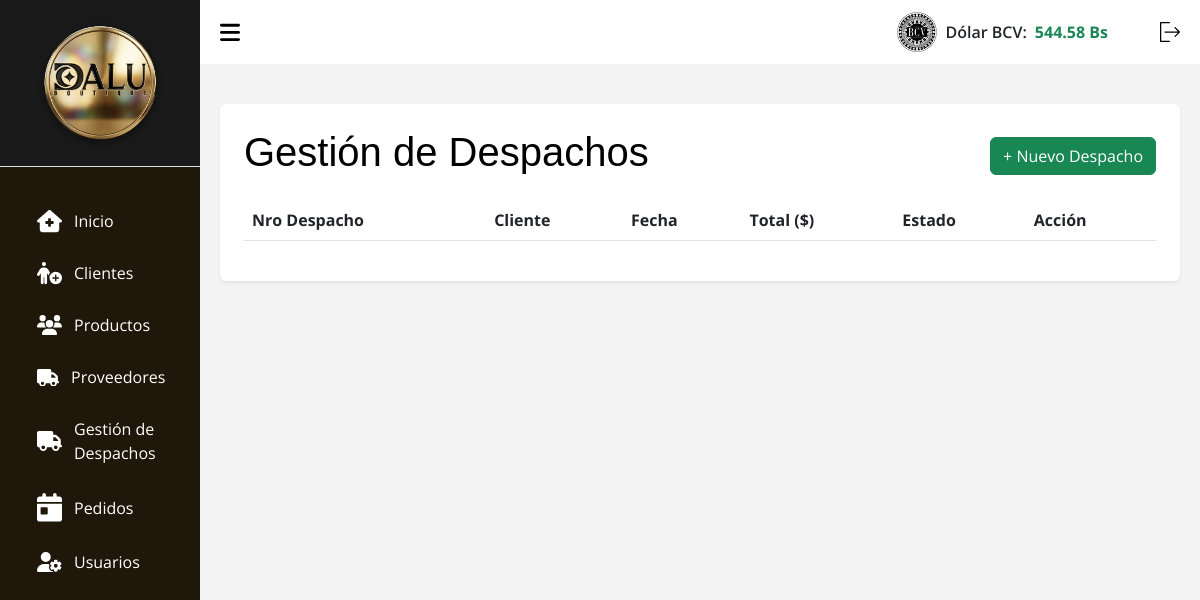
/index.php?c=Despacho (signed in), run on an earlier commit of the app's database.
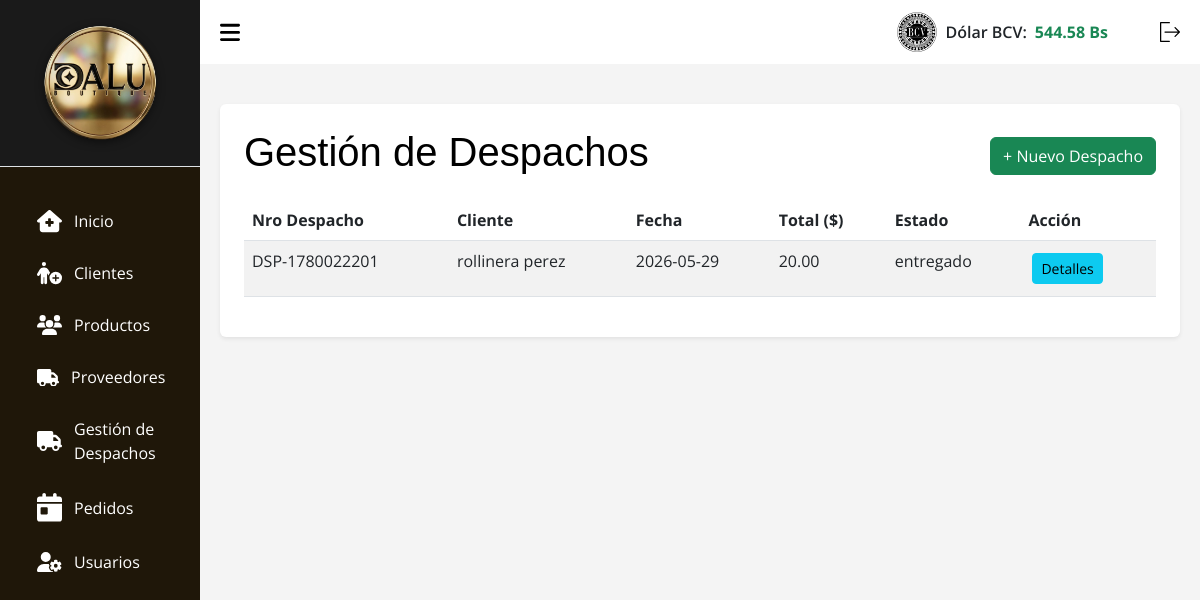
And on a later commit of the database.
### tables this page shows
CREATE TABLE `despachos` (
  `id` int(11) NOT NULL,
  `id_cliente` int(11) NOT NULL,
  `numero_despacho` varchar(50) NOT NULL,
  `fecha_despacho` date NOT NULL,
  `total` decimal(10,2) NOT NULL DEFAULT 0.00,
  `estado` enum('pendiente','enviado','entregado','cancelado') NOT NULL DEFAULT 'pendiente',
  `fecha_registro` timestamp NOT NULL DEFAULT current_timestamp()
);

CREATE TABLE `clientes` (
  `id` int(11) NOT NULL,
  `nombre` varchar(100) NOT NULL,
  `apellido` varchar(100) NOT NULL,
  `correo` varchar(150) NOT NULL,
  `cedula` varchar(150) NOT NULL,
  `telefono` varchar(20) DEFAULT NULL,
  `direccion` varchar(255) DEFAULT NULL,
  `fecha_registro` timestamp NOT NULL DEFAULT current_timestamp(),
  `activo` tinyint(1) DEFAULT 1
);

### src/Models/Despachos.php (called while the page is built, shortened)
<?php
class Despachos extends Conexion {
    public function search() {
        $sql = "SELECT d.*, c.nombre as cliente_nombre, c.apellido as cliente_apellido
                FROM despachos d
                LEFT JOIN clientes c ON d.id_cliente = c.id
                ORDER BY d.fecha_registro DESC";
        $stmt = $this->prepare($sql);
        $stmt->execute();
        return $stmt->fetchAll(PDO::FETCH_ASSOC);
    }
}

### src/Views/V_Despachos.php (the view, shortened to what this page needs)
<!DOCTYPE html>
<html lang="es">
<head>
    <link rel="stylesheet" href="assets/css/css.css">
    <link rel="stylesheet" href="assets/css/tabla.css">
    <link rel="stylesheet" href="assets/css/header.css">
    <link rel="stylesheet" href="assets/bootstrap.min.css">
    <link rel="stylesheet" href="assets/DataTablet/datatables.css">
</head>
<body>
    <?php require_once __DIR__ . "/../Views/layout/header.php"; ?>
    <?php
        $despachos = $despachos ?? [];
    ?>
    <main>
        <div class="container bg-white p-4 rounded shadow-sm mt-3">
            <div class="d-flex justify-content-between align-items-center mb-3">
                <h1 class="titulo text-black">Gestión de Despachos</h1>
                <button class="btn btn-success" data-bs-toggle="modal" data-bs-target="#modalAgregarDespacho">+ Nuevo Despacho</button>
            </div>
            <div class="table-responsive">
                <table id="tablaDespachos" class="table-DT table table-striped">
                    <thead>
                        <tr>
                            <th scope="col">Nro Despacho</th>
                            <th scope="col">Cliente</th>
                            <th scope="col">Fecha</th>
                            <th scope="col">Total ($)</th>
                            <th scope="col">Estado</th>
                            <th scope="col">Acción</th>
                        </tr>
                    </thead>
                    <tbody>
                        <?php foreach ($despachos as $d): ?>
                            <tr>
                                <td><?php echo htmlspecialchars($d['numero_despacho']); ?></td>
                                <td><?php echo htmlspecialchars($d['cliente_nombre'] . ' ' . $d['cliente_apellido']); ?></td>
                                <td><?php echo htmlspecialchars($d['fecha_despacho']); ?></td>
                                <td><?php echo htmlspecialchars($d['total']); ?></td>
                                <td><?php echo htmlspecialchars($d['estado']); ?></td>
                                <td>
                                    <button type="button" class="btn btn-sm btn-info m-1 btn-ver-detalles" data-id="<?= $d['id'] ?>">Detalles</button>
                                </td>
                            </tr>
                        <?php endforeach; ?>
                    </tbody>
                </table>
            </div>
        </div>
    </main>
</body>
</html>

What changed in the data, as far as the page shows it:
added despachos: numero_despacho "DSP-1780022201", id_cliente.apellido "rollinera perez", fecha_despacho "2026-05-29", total "20.00", estado "entregado"
